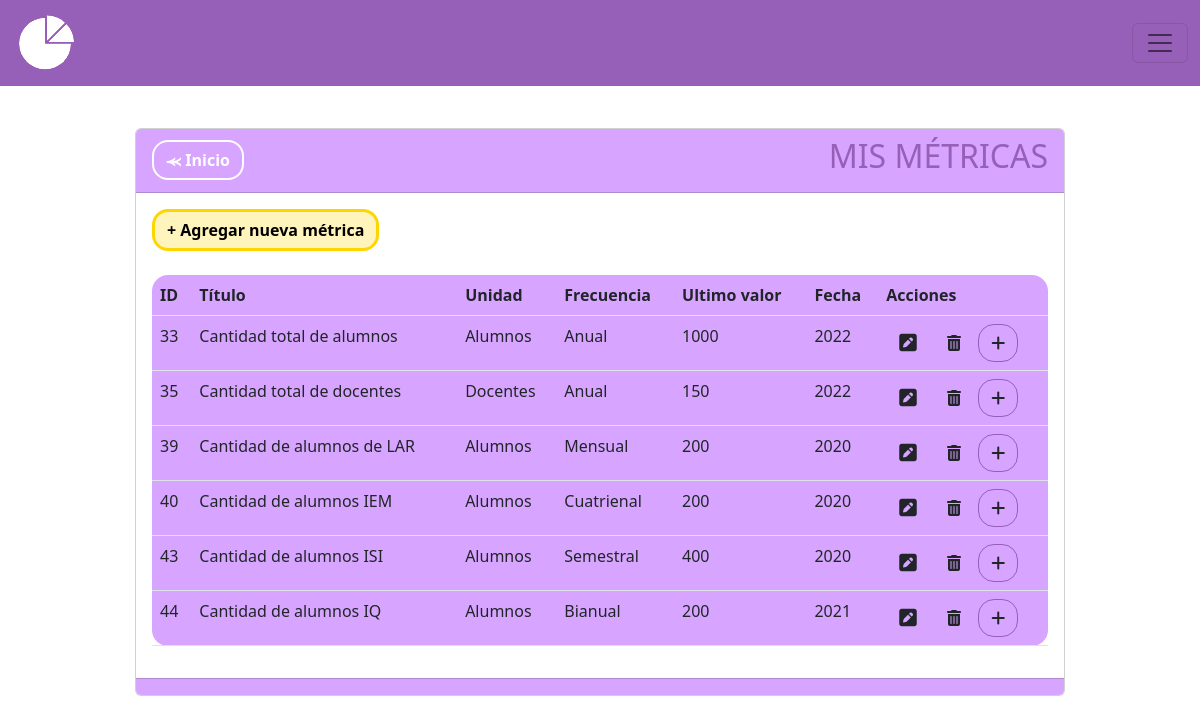
The app's page /metricas, older data.
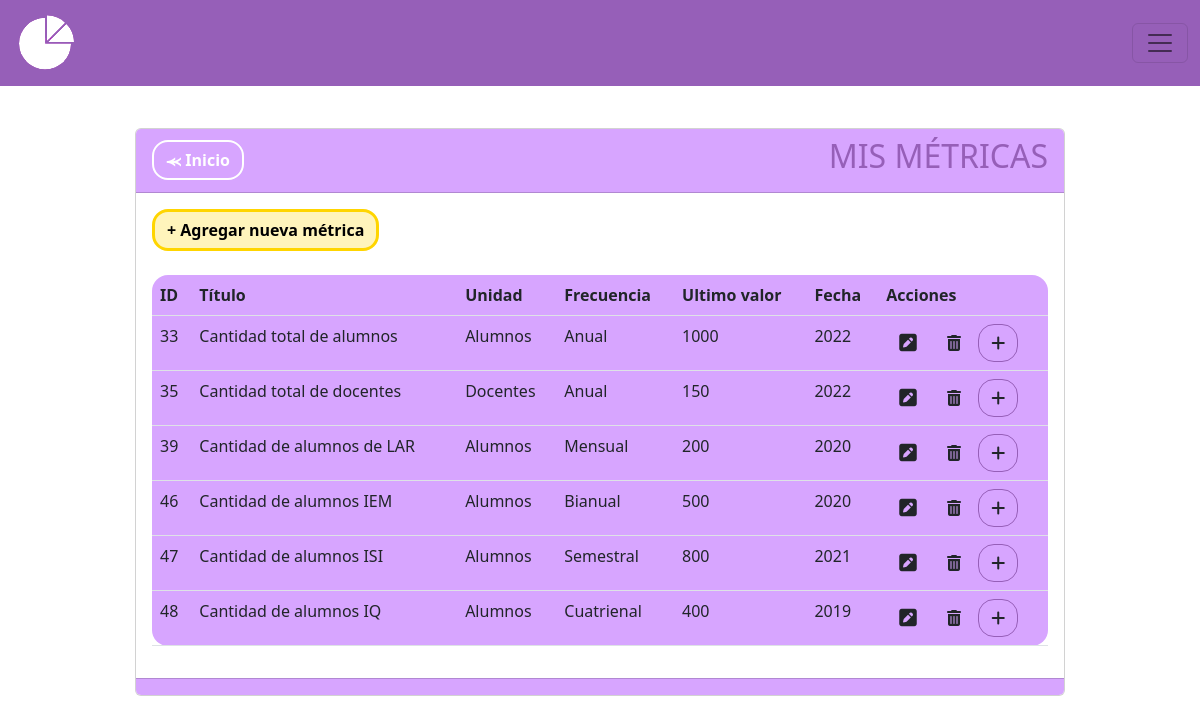
The same page, newer data.
### MIReApp/models.py (models this page shows, shortened)
class Metrica(models.Model):
    id = models.AutoField(primary_key=True)
    titulo = models.CharField(max_length=100,
                              verbose_name='Título',
                              unique= True,
                              validators= [
                                  RegexValidator(regex= r'^[a-zA-Z\s]*$',
                                                 message="El nombre no puede contener caracteres especiales.",
                                                 code='invalid_nombre')
                              ])
    descripcion = models.TextField(max_length=100, verbose_name='Descripción', blank=True, null=True)  #blank=True y null=True permiten que el campo se envie vacio
    unidad_medida = models.CharField(max_length=100,
                                        verbose_name='Unidad de Medida',
                                        validators= [
                                            RegexValidator(regex= r'^[a-zA-Z\s]*$',
                                                            message="La unidad de medida no puede contener caracteres especiales",
                                                            code='invalid_nombre')
                                        ])
    valor = models.IntegerField(verbose_name='Valor', validators=[MinValueValidator(0, message="El valor no puede ser negativo")], default=0)
    frecuencia = models.CharField(max_length=10, choices=FRECUENCIAS)
    year = models.PositiveIntegerField(verbose_name='Ingrese año:', validators=[validate_year])
    month = models.CharField(max_length=10, verbose_name='Ingrese mes:', choices=MESES, blank=True, null=True)
    semestral = models.CharField(max_length=15, verbose_name='Ingrese semestre:', choices=SEMESTRES, blank=True, null=True,)
    year2 = models.PositiveIntegerField(blank=True, null=True, verbose_name='Segundo año')

### MIReApp/views.py (the view)
# urls.py: path('metricas', views.metricas, name='metricas'),
def metricas(request):
    metricas = Metrica.objects.all()
    ultimos_valores = list()
    for u in metricas:
        if HistorialMetrica.objects.filter(metrica=u.id).order_by('año_historico'):
            t = list(HistorialMetrica.objects.filter(metrica=u.id).order_by('año_historico'))[-1] #Obtengo el la ultima instancia de la metrica
            u.valor = str(t.valor_historico) #Agrego en el campo valor, el valor de la ultima instancia
            u.year = str(t.año_historico) #Agrego en el campo año, el año de la ultima instancia
    return render(request, 'metricas/index.html', {'metrica': metricas})

### MIReApp/templates/metricas/index.html (shortened to what this page needs)
{% extends "base.html" %}
{% block contenido %}
<center>
    <link rel="stylesheet" href="https://cdnjs.cloudflare.com/ajax/libs/font-awesome/6.4.2/css/all.min.css">
    <div class="col-md-10 card" style="text-align: left;">
        <div class="card-header" style="background-color: #D7A5FF;">
            <div style="display: flex; justify-content: space-between; align-items: center;">
                <span><a href="{% url 'inicio' %}" class="btn btn-secondary rounded-4 fw-bold" style="background-color: transparent; color: #ffff;border-color: #ffff;border-width: 2px;">⪻ Inicio</a></span>
                <span><h2 style="color: #965FB8">MIS MÉTRICAS</h2></span>
            </div>
        </div>
        <div class="card-body">
            <a name="" id="" class="btn fw-bold rounded-4" style="background-color: #fff4bb;color: #000000;border-color: #ffd500;border-width: 3px;" href="{% url 'crear' %}">+ Agregar nueva métrica</a>
            <br>
            <br>
            <div class="table-responsive">
                <table class="table rounded-4" style="background-color: #D7A5FF;">
                    <thead>
                        <tr>
                            <th scope="col">ID</th>
                            <th scope="col">Título</th>
                            <th scope="col">Unidad</th>
                            <th scope="col">Frecuencia</th>
                            <th scope="col">Ultimo valor</th>
                            <th scope="col">Fecha</th>
                            <th scope="col">Acciones</th>
                        </tr>
                    </thead>
                    <tbody>
                        {% for metri in metrica %}
                        <tr class="">
                            <td scope="row">{{ metri.id }}</td>
                            <td>{{ metri.titulo }}</td>
                            <td>{{ metri.unidad_medida }}</td>
                            <td>{{ metri.frecuencia }}</td>
                            <td>{{ metri.valor }}</td>
                            <td>{{ metri.year }}</td>
                            <td>
                                <a name="" id="" class="btn" href="{% url 'editar' metri.id %}"><i class="fa-solid fa-square-pen fa-lg"></i></a>
                                <a name="" id="" class="btn" href="{% url 'eliminar' metri.id %}" role="button"><i class="fa-solid fa-trash-can"></i></a>
                                <a name="" id="" class="btn rounded-4" style="border-color: #965FB8" href="{% url 'historial_metrica' metri.id %}"><i class="fa-solid fa-plus"></i></a>
                            </td>
                        </tr>
                        {% endfor %}
                    </tbody>
                </table>
            </div>
        </div>
        <div class="card-footer text-muted" style="background-color: #D7A5FF;">
        </div>
    </div>
</center>
{% endblock %}

Row changes from the older to the newer data that the page shows:
removed Metrica: id "40", titulo "Cantidad de alumnos IEM", unidad_medida "Alumnos", frecuencia "Cuatrienal", valor "200", year "2020"
removed Metrica: id "43", titulo "Cantidad de alumnos ISI", unidad_medida "Alumnos", frecuencia "Semestral", valor "400", year "2020"
removed Metrica: id "44", titulo "Cantidad de alumnos IQ", unidad_medida "Alumnos", frecuencia "Bianual", valor "200", year "2021"
added Metrica: id "46", titulo "Cantidad de alumnos IEM", unidad_medida "Alumnos", frecuencia "Bianual", valor "500", year "2020"
added Metrica: id "47", titulo "Cantidad de alumnos ISI", unidad_medida "Alumnos", frecuencia "Semestral", valor "800", year "2021"
added Metrica: id "48", titulo "Cantidad de alumnos IQ", unidad_medida "Alumnos", frecuencia "Cuatrienal", valor "400", year "2019"
